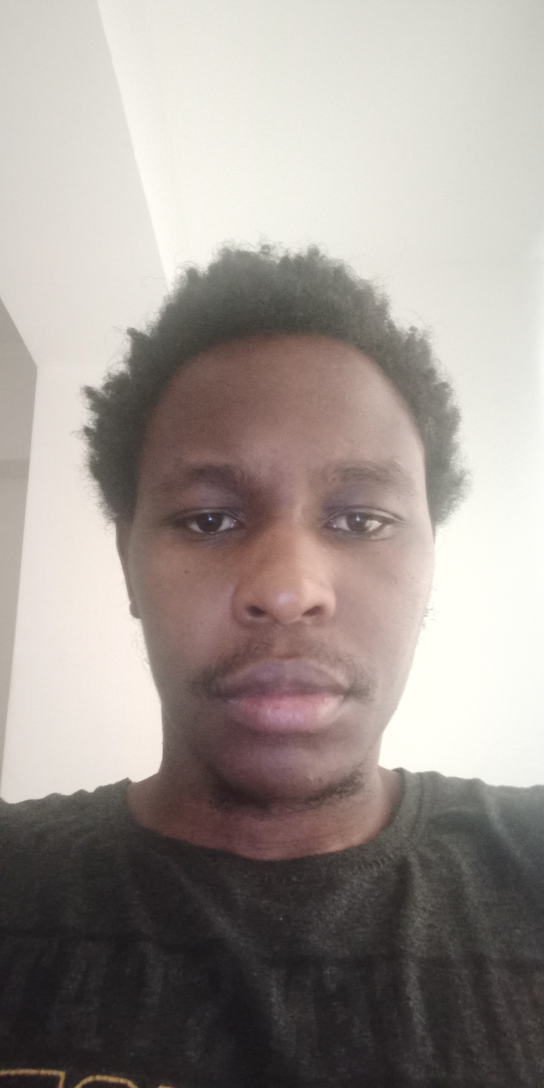
#> input picture database/attentive/IMG20210727093124.jpg, 1632 x 3264 px (shown at 1/3 size); its folder holds only this picture in this run
$ python -i dataset_preprocess.py   (imports and definitions only)   (older library calls are emulated)
#> lines starting #> are read from the running program, lines starting #| are printed output that depends on the picture
import os
import cv2
import numpy as np


# [48 lines left out: functions data_acquisition, image_crop, normalize, not called in this run]


def divide_datasets(array):
    training_set = []
    training_set_labels = []

    validation_set = []
    validation_set_labels = []

    testing_set = []
    testing_set_labels = []

    # training set
    i = 0
    j = 0
    k = 0
    m = 0
    for img in array:
        if i < 65:
            if j < 35:
                training_set.append(img)
                training_set_labels.append(0)
            elif j < 50:
                validation_set.append(img)
                validation_set_labels.append(0)
            else:
                testing_set.append(img)
                testing_set_labels.append(0)

            j += 1

        elif i < 126:
            if k < 42:
                training_set.append(img)
                training_set_labels.append(1)
            elif k < 52:
                validation_set.append(img)
                validation_set_labels.append(1)
            else:
                testing_set.append(img)
                testing_set_labels.append(1)

            k += 1

        else:
            if m < 27:
                training_set.append(img)
                training_set_labels.append(2)
            elif m < 32:
                validation_set.append(img)
                validation_set_labels.append(2)
            else:
                testing_set.append(img)
                testing_set_labels.append(2)

            m += 1

        i += 1

    print('Finished creating Datasets')

    # convert to numpy arrays and scale the images by 255
    training_set = np.asarray(training_set, dtype=np.uint8).reshape((104, 270, 540, 1))
    training_set = normalize(training_set)
    training_set_labels = np.asarray(training_set_labels, dtype=np.int).reshape(-1, 1)

    validation_set = np.asarray(validation_set, dtype=np.uint8).reshape((30, 270, 540, 1))
    validation_set = normalize(validation_set)
    validation_set_labels = np.asarray(validation_set_labels, dtype=np.int).reshape(-1, 1)

    testing_set = np.asarray(testing_set, dtype=np.uint8).reshape((30, 270, 540, 1))
    testing_set = normalize(testing_set)
    testing_set_labels = np.asarray(testing_set_labels, dtype=np.int).reshape(-1, 1)

    # save the numpy arrays to files
    np.save('datasets/train_x.npy', training_set)
    np.save('datasets/train_y.npy', training_set_labels)

    np.save('datasets/val_x.npy', validation_set)
    np.save('datasets/val_y.npy', validation_set_labels)

    np.save('datasets/test_x.npy', testing_set)
    np.save('datasets/test_y.npy', testing_set_labels)

    return training_set, training_set_labels, validation_set, validation_set_labels, testing_set, testing_set_labels

>>> import cv2
>>> picture = cv2.imread('database/attentive/IMG20210727093124.jpg', cv2.IMREAD_GRAYSCALE)
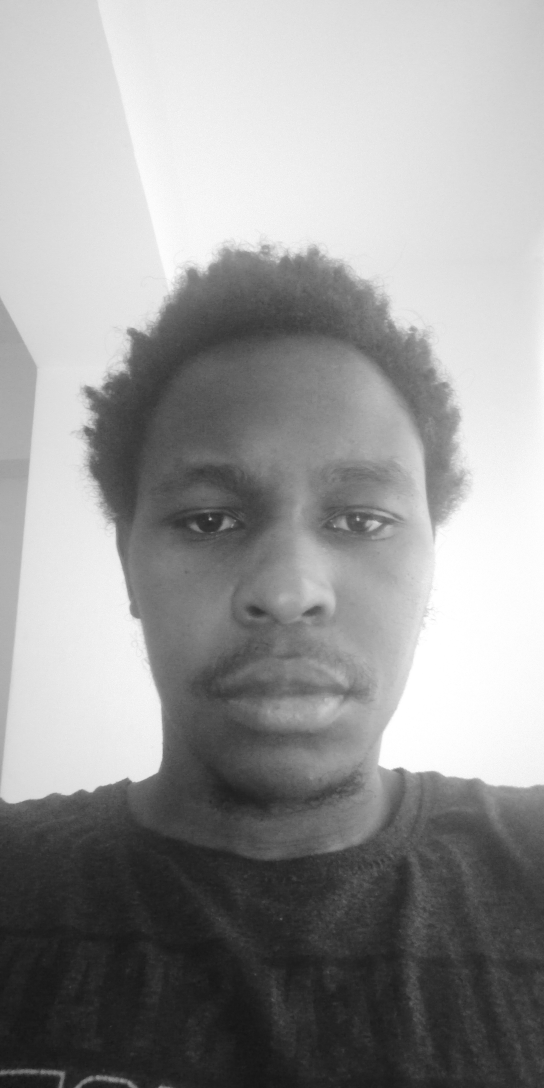
#> picture: shape (3264, 1632) (shown at 1/3 size); min 18, max 255, mean 152.3
>>> result = divide_datasets(picture)
#> after the loop in divide_datasets, `for img in array:`: i = 3264; j = 65; k = 61; m = 3138; testing_set = 3130 items; testing_set_labels = 3130 values from 0 to 2; training_set = 104 items; training_set_labels = 104 values from 0 to 2; validation_set = 30 items; validation_set_labels = 30 values from 0 to 2
#> (the run stopped early here; a loop or call above may not have finished)
